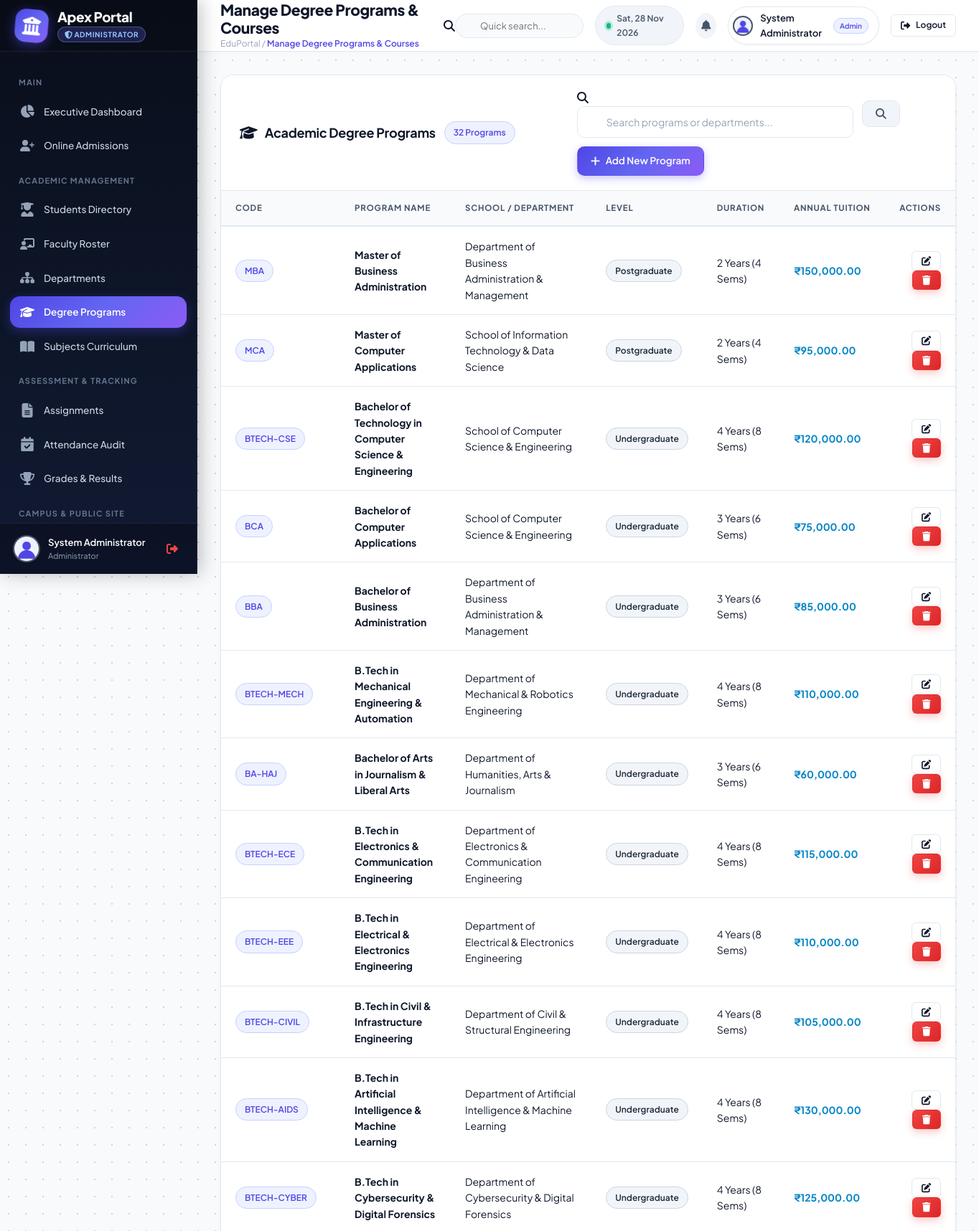
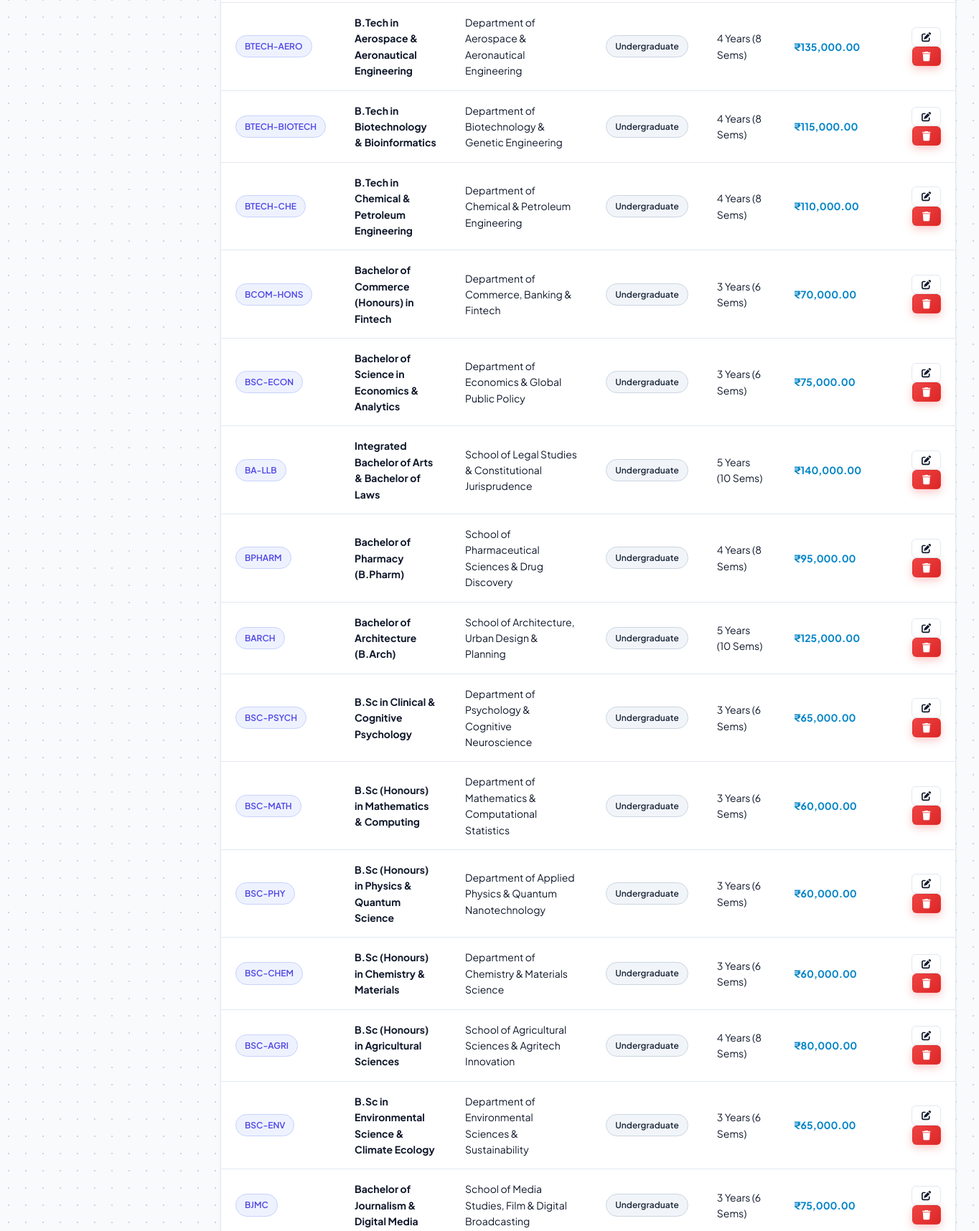
The page /admin/manage_courses.php (signed in, upper part) on the database its author committed (2 pictures, top to bottom).
### tables this page shows
CREATE TABLE `courses` (
  `course_id` INT AUTO_INCREMENT PRIMARY KEY,
  `department_id` INT NOT NULL,
  `name` VARCHAR(150) NOT NULL,
  `code` VARCHAR(30) NOT NULL UNIQUE,
  `degree_level` ENUM('Undergraduate','Postgraduate','Doctorate','Diploma') NOT NULL DEFAULT 'Undergraduate',
  `duration` VARCHAR(50) NOT NULL DEFAULT '3 Years',
  `semester_count` INT NOT NULL DEFAULT 6,
  `fees_per_year` DECIMAL(10,2) NOT NULL DEFAULT 65000.00,
  `eligibility` TEXT DEFAULT NULL,
  `description` TEXT DEFAULT NULL,
  `created_at` TIMESTAMP DEFAULT CURRENT_TIMESTAMP,
  `course_name` VARCHAR(150) DEFAULT NULL,
  `course_code` VARCHAR(30) DEFAULT NULL,
  CONSTRAINT `fk_sp_course_dept` FOREIGN KEY (`department_id`) REFERENCES `departments` (`department_id`) ON DELETE CASCADE
);

CREATE TABLE `departments` (
  `department_id` INT AUTO_INCREMENT PRIMARY KEY,
  `name` VARCHAR(150) NOT NULL,
  `code` VARCHAR(20) NOT NULL UNIQUE,
  `description` TEXT DEFAULT NULL,
  `head_of_dept` VARCHAR(120) DEFAULT NULL,
  `icon` VARCHAR(50) DEFAULT 'fa-laptop-code',
  `created_at` TIMESTAMP DEFAULT CURRENT_TIMESTAMP
);

### config/db.php (called while the page is built, shortened)
<?php
$host = getenv('DB_HOST') ?: "127.0.0.1";
$user = getenv('DB_USER') ?: "root";
$password = getenv('DB_PASSWORD') !== false ? getenv('DB_PASSWORD') : "";
$database = getenv('DB_NAME') ?: "student_portal";
$port = getenv('DB_PORT') ? (int)getenv('DB_PORT') : 3306;
try {
    $con = @mysqli_connect($host, $user, $password, $database, $port);
} catch (Throwable $e) {
    $con = false;
}
mysqli_set_charset($con, "utf8mb4");
if ($con) {
    static $schema_checked = false;
    if (!$schema_checked) {
if (!function_exists('safe_num_rows')) {
    function safe_num_rows($result) {
        if ($result && is_object($result)) {
            return mysqli_num_rows($result);
        }
        return 0;
    }
}
    }
}
if (!function_exists('safe_fetch_assoc')) {
    function safe_fetch_assoc($result) {
        if ($result && is_object($result) && mysqli_num_rows($result) > 0) {
            return mysqli_fetch_assoc($result);
        }
        return [];
    }
}
?>

### admin/manage_courses.php (the view, shortened to what this page needs)
<?php
include("../config/db.php");
$search = isset($_GET['search']) ? escape($con, trim($_GET['search'])) : '';
$where_search = "";
$courses = mysqli_query($con, "
    SELECT c.*, d.name AS dept_name, d.code AS dept_code
    FROM courses c
    JOIN departments d ON c.department_id = d.department_id
    $where_search
    ORDER BY c.degree_level DESC, c.course_id ASC
");
include("../includes/header.php");
include("../includes/sidebar_admin.php");
include("../includes/navbar.php");
?>
<div class="card">
    <div class="card-header">
        <div style="display:flex; align-items:center; gap:12px; flex-wrap:wrap;">
            <h3><i class="fa-solid fa-graduation-cap"></i> Academic Degree Programs</h3>
            <span class="badge badge-primary"><?php echo safe_num_rows($courses); ?> Programs</span>
        </div>
        <div style="display:flex; align-items:center; gap:12px; flex-wrap:wrap;">
            <form method="GET" class="search-toolbar">
                <div class="search-input-group">
                    <i class="fa-solid fa-magnifying-glass"></i>
                    <input type="text" name="search" class="form-control" placeholder="Search programs or departments..." value="<?php echo htmlspecialchars($search); ?>">
                </div>
                <button type="submit" class="btn btn-secondary"><i class="fa-solid fa-search"></i></button>
            </form>
            <button type="button" class="btn btn-primary" onclick="openCourseModal()">
                <i class="fa-solid fa-plus"></i> Add New Program
            </button>
        </div>
    </div>
    <div class="card-body" style="padding:0;">
        <div class="table-responsive">
            <table class="custom-table">
                <thead>
                    <tr>
                        <th>Code</th>
                        <th>Program Name</th>
                        <th>School / Department</th>
                        <th>Level</th>
                        <th>Duration</th>
                        <th>Annual Tuition</th>
                        <th style="text-align:right;">Actions</th>
                    </tr>
                </thead>
                <tbody>
                    <?php if ($courses && safe_num_rows($courses) > 0): ?>
                        <?php while ($c = safe_fetch_assoc($courses)): ?>
                            <tr>
                                <td><span class="badge badge-primary"><?php echo htmlspecialchars($c['code']); ?></span></td>
                                <td>
                                    <strong><?php echo htmlspecialchars($c['name']); ?></strong>
                                </td>
                                <td><?php echo htmlspecialchars($c['dept_name']); ?></td>
                                <td><span class="badge badge-dark"><?php echo htmlspecialchars($c['degree_level']); ?></span></td>
                                <td><?php echo htmlspecialchars($c['duration']); ?> (<?php echo $c['semester_count']; ?> Sems)</td>
                                <td><strong style="color:#0284c7;">₹<?php echo number_format($c['fees_per_year'], 2); ?></strong></td>
                                <td style="text-align:right;">
                                    <button type="button" class="btn btn-outline btn-sm" onclick='editCourseModal(<?php echo json_encode($c); ?>)'>
                                        <i class="fa-solid fa-pen-to-square"></i>
                                    </button>
                                    <a href="manage_courses.php?delete=<?php echo $c['course_id']; ?>" class="btn btn-danger btn-sm" onclick="return confirm('Delete this course program?');">
                                        <i class="fa-solid fa-trash"></i>
                                    </a>
                                </td>
                            </tr>
                        <?php endwhile; ?>
                    <?php endif; ?>
                </tbody>
            </table>
        </div>
    </div>
</div>
<?php include("../includes/footer.php"); ?>

### rows shown on the page
courses: code "MBA", name "Master of Business Administration", department.name "Department of Business Administration & Management", degree_level "Postgraduate", duration "2 Years", semester_count "4", fees_per_year "150,000.00"
courses: code "MCA", name "Master of Computer Applications", department.name "School of Information Technology & Data Science", degree_level "Postgraduate", duration "2 Years", semester_count "4", fees_per_year "95,000.00"
courses: code "BTECH-CSE", name "Bachelor of Technology in Computer Science & Engineering", department.name "School of Computer Science & Engineering", degree_level "Undergraduate", duration "4 Years", semester_count "8", fees_per_year "120,000.00"
courses: code "BCA", name "Bachelor of Computer Applications", department.name "School of Computer Science & Engineering", degree_level "Undergraduate", duration "3 Years", semester_count "6", fees_per_year "75,000.00"
courses: code "BBA", name "Bachelor of Business Administration", department.name "Department of Business Administration & Management", degree_level "Undergraduate", duration "3 Years", semester_count "6", fees_per_year "85,000.00"
courses: code "BTECH-MECH", name "B.Tech in Mechanical Engineering & Automation", department.name "Department of Mechanical & Robotics Engineering", degree_level "Undergraduate", duration "4 Years", semester_count "8", fees_per_year "110,000.00"
courses: code "BA-HAJ", name "Bachelor of Arts in Journalism & Liberal Arts", department.name "Department of Humanities, Arts & Journalism", degree_level "Undergraduate", duration "3 Years", semester_count "6", fees_per_year "60,000.00"
courses: code "BTECH-ECE", name "B.Tech in Electronics & Communication Engineering", department.name "Department of Electronics & Communication Engineering", degree_level "Undergraduate", duration "4 Years", semester_count "8", fees_per_year "115,000.00"
courses: code "BTECH-EEE", name "B.Tech in Electrical & Electronics Engineering", department.name "Department of Electrical & Electronics Engineering", degree_level "Undergraduate", duration "4 Years", semester_count "8", fees_per_year "110,000.00"
courses: code "BTECH-CIVIL", name "B.Tech in Civil & Infrastructure Engineering", department.name "Department of Civil & Structural Engineering", degree_level "Undergraduate", duration "4 Years", semester_count "8", fees_per_year "105,000.00"
courses: code "BTECH-AIDS", name "B.Tech in Artificial Intelligence & Machine Learning", department.name "Department of Artificial Intelligence & Machine Learning", degree_level "Undergraduate", duration "4 Years", semester_count "8", fees_per_year "130,000.00"
courses: code "BTECH-CYBER", name "B.Tech in Cybersecurity & Digital Forensics", department.name "Department of Cybersecurity & Digital Forensics", degree_level "Undergraduate", duration "4 Years", semester_count "8", fees_per_year "125,000.00"
courses: code "BTECH-AERO", name "B.Tech in Aerospace & Aeronautical Engineering", department.name "Department of Aerospace & Aeronautical Engineering", degree_level "Undergraduate", duration "4 Years", semester_count "8", fees_per_year "135,000.00"
courses: code "BTECH-BIOTECH", name "B.Tech in Biotechnology & Bioinformatics", department.name "Department of Biotechnology & Genetic Engineering", degree_level "Undergraduate", duration "4 Years", semester_count "8", fees_per_year "115,000.00"
courses: code "BTECH-CHE", name "B.Tech in Chemical & Petroleum Engineering", department.name "Department of Chemical & Petroleum Engineering", degree_level "Undergraduate", duration "4 Years", semester_count "8", fees_per_year "110,000.00"
courses: code "BCOM-HONS", name "Bachelor of Commerce (Honours) in Fintech", department.name "Department of Commerce, Banking & Fintech", degree_level "Undergraduate", duration "3 Years", semester_count "6", fees_per_year "70,000.00"
courses: code "BSC-ECON", name "Bachelor of Science in Economics & Analytics", department.name "Department of Economics & Global Public Policy", degree_level "Undergraduate", duration "3 Years", semester_count "6", fees_per_year "75,000.00"
courses: code "BA-LLB", name "Integrated Bachelor of Arts & Bachelor of Laws", department.name "School of Legal Studies & Constitutional Jurisprudence", degree_level "Undergraduate", duration "5 Years", semester_count "10", fees_per_year "140,000.00"
courses: code "BPHARM", name "Bachelor of Pharmacy (B.Pharm)", department.name "School of Pharmaceutical Sciences & Drug Discovery", degree_level "Undergraduate", duration "4 Years", semester_count "8", fees_per_year "95,000.00"
courses: code "BARCH", name "Bachelor of Architecture (B.Arch)", department.name "School of Architecture, Urban Design & Planning", degree_level "Undergraduate", duration "5 Years", semester_count "10", fees_per_year "125,000.00"
courses: code "BSC-PSYCH", name "B.Sc in Clinical & Cognitive Psychology", department.name "Department of Psychology & Cognitive Neuroscience", degree_level "Undergraduate", duration "3 Years", semester_count "6", fees_per_year "65,000.00"
courses: code "BSC-MATH", name "B.Sc (Honours) in Mathematics & Computing", department.name "Department of Mathematics & Computational Statistics", degree_level "Undergraduate", duration "3 Years", semester_count "6", fees_per_year "60,000.00"
courses: code "BSC-PHY", name "B.Sc (Honours) in Physics & Quantum Science", department.name "Department of Applied Physics & Quantum Nanotechnology", degree_level "Undergraduate", duration "3 Years", semester_count "6", fees_per_year "60,000.00"
courses: code "BSC-CHEM", name "B.Sc (Honours) in Chemistry & Materials", department.name "Department of Chemistry & Materials Science", degree_level "Undergraduate", duration "3 Years", semester_count "6", fees_per_year "60,000.00"
courses: code "BSC-AGRI", name "B.Sc (Honours) in Agricultural Sciences", department.name "School of Agricultural Sciences & Agritech Innovation", degree_level "Undergraduate", duration "4 Years", semester_count "8", fees_per_year "80,000.00"
courses: code "BSC-ENV", name "B.Sc in Environmental Science & Climate Ecology", department.name "Department of Environmental Sciences & Sustainability", degree_level "Undergraduate", duration "3 Years", semester_count "6", fees_per_year "65,000.00"
courses: code "BJMC", name "Bachelor of Journalism & Digital Media", department.name "School of Media Studies, Film & Digital Broadcasting", degree_level "Undergraduate", duration "3 Years", semester_count "6", fees_per_year "75,000.00"

### other values the page prints
$admin_name "System Administrator"
$header_title "Manage Degree Programs & Courses"
$user_name "System Administrator"
$user_role_label "Admin"
safe_num_rows($courses) "32"
